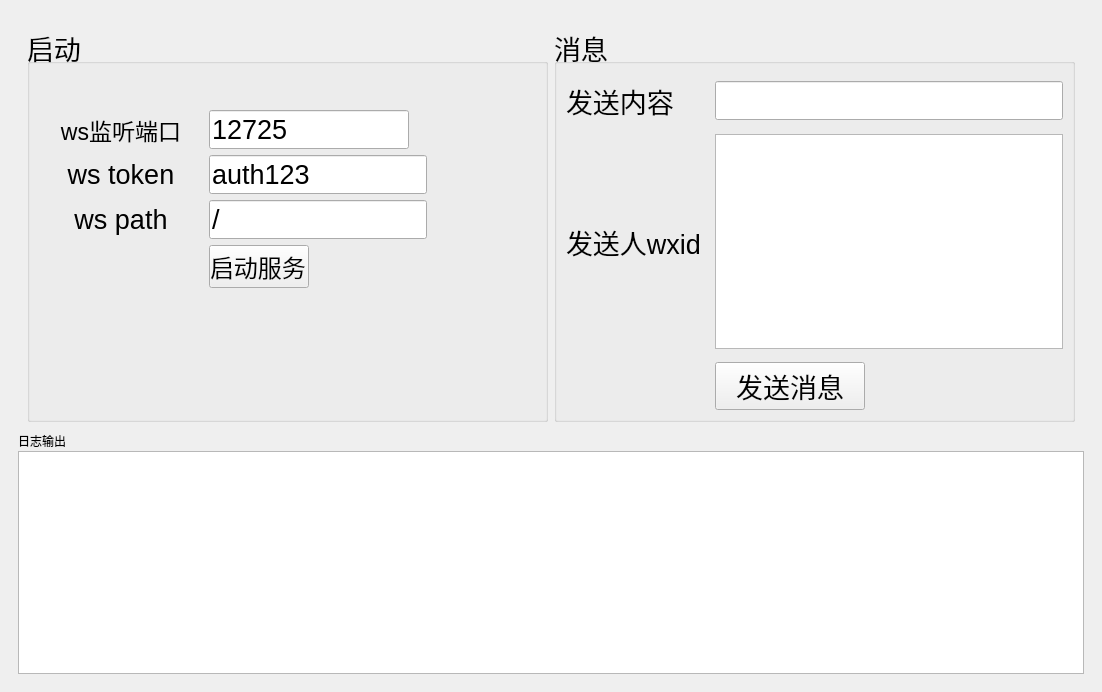
<?xml version="1.0" encoding="UTF-8"?>
<ui version="4.0">
 <class>MainWindow</class>
 <widget class="QMainWindow" name="MainWindow">
  <property name="geometry">
   <rect>
    <x>0</x>
    <y>0</y>
    <width>1102</width>
    <height>692</height>
   </rect>
  </property>
  <property name="windowTitle">
   <string>wechat-hook</string>
  </property>
  <widget class="QWidget" name="centralwidget">
   <layout class="QVBoxLayout" name="verticalLayout">
    <item>
     <widget class="QFrame" name="verticalFrame">
      <layout class="QVBoxLayout" name="verticalLayout_2" stretch="65,1,35">
       <property name="spacing">
        <number>1</number>
       </property>
       <item>
        <widget class="QFrame" name="frame">
         <property name="frameShape">
          <enum>QFrame::NoFrame</enum>
         </property>
         <property name="frameShadow">
          <enum>QFrame::Raised</enum>
         </property>
         <layout class="QVBoxLayout" name="verticalLayout_3">
          <item>
           <layout class="QHBoxLayout" name="horizontalLayout_4">
            <item>
             <widget class="QGroupBox" name="groupBox_0">
              <property name="font">
               <font>
                <pointsize>20</pointsize>
               </font>
              </property>
              <property name="title">
               <string>启动</string>
              </property>
              <layout class="QVBoxLayout" name="verticalLayout_4" stretch="10,0,30">
               <item>
                <spacer name="verticalSpacer_2">
                 <property name="orientation">
                  <enum>Qt::Vertical</enum>
                 </property>
                 <property name="sizeHint" stdset="0">
                  <size>
                   <width>20</width>
                   <height>40</height>
                  </size>
                 </property>
                </spacer>
               </item>
               <item>
                <layout class="QGridLayout" name="gridLayout_3" columnstretch="3,4,2,0">
                 <property name="bottomMargin">
                  <number>12</number>
                 </property>
                 <item row="0" column="0">
                  <widget class="QLabel" name="label_2">
                   <property name="font">
                    <font>
                     <pointsize>17</pointsize>
                     <bold>false</bold>
                    </font>
                   </property>
                   <property name="layoutDirection">
                    <enum>Qt::RightToLeft</enum>
                   </property>
                   <property name="text">
                    <string>ws监听端口</string>
                   </property>
                   <property name="alignment">
                    <set>Qt::AlignCenter</set>
                   </property>
                   <property name="margin">
                    <number>1</number>
                   </property>
                  </widget>
                 </item>
                 <item row="0" column="2">
                  <spacer name="horizontalSpacer">
                   <property name="orientation">
                    <enum>Qt::Horizontal</enum>
                   </property>
                   <property name="sizeHint" stdset="0">
                    <size>
                     <width>40</width>
                     <height>20</height>
                    </size>
                   </property>
                  </spacer>
                 </item>
                 <item row="1" column="0">
                  <widget class="QLabel" name="label_5">
                   <property name="text">
                    <string>ws token</string>
                   </property>
                   <property name="alignment">
                    <set>Qt::AlignCenter</set>
                   </property>
                  </widget>
                 </item>
                 <item row="0" column="1">
                  <widget class="QLineEdit" name="ws_port">
                   <property name="maximumSize">
                    <size>
                     <width>200</width>
                     <height>16777215</height>
                    </size>
                   </property>
                   <property name="text">
                    <string>12725</string>
                   </property>
                  </widget>
                 </item>
                 <item row="1" column="1">
                  <widget class="QLineEdit" name="ws_token">
                   <property name="text">
                    <string>auth123</string>
                   </property>
                  </widget>
                 </item>
                 <item row="3" column="1">
                  <widget class="QPushButton" name="start_button">
                   <property name="maximumSize">
                    <size>
                     <width>100</width>
                     <height>16777215</height>
                    </size>
                   </property>
                   <property name="font">
                    <font>
                     <pointsize>18</pointsize>
                    </font>
                   </property>
                   <property name="styleSheet">
                    <string notr="true">text-align:left;</string>
                   </property>
                   <property name="text">
                    <string>启动服务</string>
                   </property>
                  </widget>
                 </item>
                 <item row="2" column="1">
                  <widget class="QLineEdit" name="ws_path">
                   <property name="text">
                    <string>/</string>
                   </property>
                  </widget>
                 </item>
                 <item row="2" column="0">
                  <widget class="QLabel" name="label_6">
                   <property name="text">
                    <string>ws path</string>
                   </property>
                   <property name="alignment">
                    <set>Qt::AlignCenter</set>
                   </property>
                  </widget>
                 </item>
                </layout>
               </item>
               <item>
                <spacer name="verticalSpacer">
                 <property name="orientation">
                  <enum>Qt::Vertical</enum>
                 </property>
                 <property name="sizeType">
                  <enum>QSizePolicy::Expanding</enum>
                 </property>
                 <property name="sizeHint" stdset="0">
                  <size>
                   <width>20</width>
                   <height>3</height>
                  </size>
                 </property>
                </spacer>
               </item>
              </layout>
             </widget>
            </item>
            <item>
             <widget class="QGroupBox" name="groupBox">
              <property name="font">
               <font>
                <pointsize>20</pointsize>
               </font>
              </property>
              <property name="title">
               <string>消息</string>
              </property>
              <layout class="QVBoxLayout" name="verticalLayout_5">
               <property name="spacing">
                <number>-1</number>
               </property>
               <item>
                <layout class="QGridLayout" name="gridLayout_2">
                 <property name="topMargin">
                  <number>8</number>
                 </property>
                 <property name="rightMargin">
                  <number>0</number>
                 </property>
                 <property name="horizontalSpacing">
                  <number>14</number>
                 </property>
                 <property name="verticalSpacing">
                  <number>13</number>
                 </property>
                 <item row="3" column="1">
                  <widget class="QPushButton" name="msg_button">
                   <property name="maximumSize">
                    <size>
                     <width>150</width>
                     <height>16777215</height>
                    </size>
                   </property>
                   <property name="text">
                    <string>发送消息</string>
                   </property>
                  </widget>
                 </item>
                 <item row="2" column="1">
                  <widget class="QPlainTextEdit" name="send_msg_text"/>
                 </item>
                 <item row="2" column="0">
                  <widget class="QLabel" name="label_3">
                   <property name="text">
                    <string>发送人wxid</string>
                   </property>
                  </widget>
                 </item>
                 <item row="0" column="0">
                  <widget class="QLabel" name="label_4">
                   <property name="text">
                    <string>发送内容</string>
                   </property>
                  </widget>
                 </item>
                 <item row="0" column="1">
                  <widget class="QLineEdit" name="send_wxid"/>
                 </item>
                </layout>
               </item>
              </layout>
             </widget>
            </item>
           </layout>
          </item>
         </layout>
        </widget>
       </item>
       <item>
        <widget class="QLabel" name="label">
         <property name="sizePolicy">
          <sizepolicy hsizetype="Preferred" vsizetype="Preferred">
           <horstretch>0</horstretch>
           <verstretch>0</verstretch>
          </sizepolicy>
         </property>
         <property name="text">
          <string>日志输出</string>
         </property>
        </widget>
       </item>
       <item>
        <widget class="QPlainTextEdit" name="console_text"/>
       </item>
      </layout>
     </widget>
    </item>
   </layout>
  </widget>
 </widget>
 <resources/>
 <connections/>
</ui>
